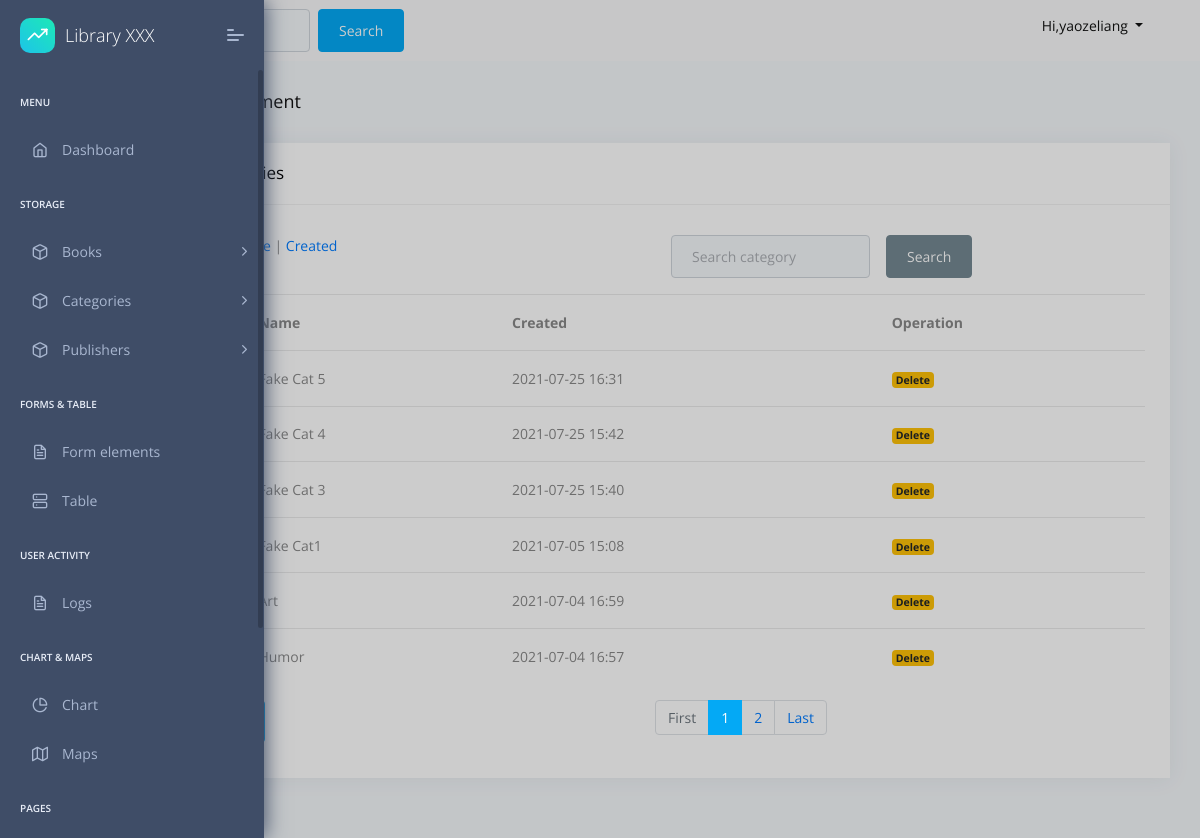
The app's page /book/category-list (signed in) with its own data.
### book/models.py (models this page shows, shortened)
class Category(models.Model):
    name = models.CharField(max_length=50, blank=True)
    created = models.DateTimeField(default=timezone.now)

### book/views.py (the view)
# urls.py: path('category-list',CategoryListView.as_view(),name="category_list"),
class CategoryListView(LoginRequiredMixin,ListView):
    login_url = 'login'
    model=Category
    context_object_name = 'categories'
    template_name = 'book/category_list.html'
    count_total = 0
    search_value = ''
    order_field="-created"
    def get_queryset(self):
        search =self.request.GET.get("search")
        order_by=self.request.GET.get("orderby")
        if order_by:
            all_categories = Category.objects.all().order_by(order_by)
            self.order_field=order_by
        else:
            all_categories = Category.objects.all().order_by(self.order_field)
        if search:
            all_categories = all_categories.filter(
                Q(name__icontains=search)
            )
        else:
            search = ''
        self.search_value=search
        self.count_total = all_categories.count()
        paginator = Paginator(all_categories, 6)
        page = self.request.GET.get('page')
        categories = paginator.get_page(page)
        return categories
    def get_context_data(self, *args, **kwargs):
        context = super(CategoryListView, self).get_context_data(*args, **kwargs)
        context['count_total'] = self.count_total
        context['search'] = self.search_value
        return context

### templates/book/category_list.html (shortened to what this page needs)
{% extends "layouts/base.html" %}
{% block content %}
<div class="pcoded-content">
    <div class="pcoded-inner-content">
        <div class="page-header">
            <div class="page-block">
                <div class="row align-items-center">
                    <div class="col-md-12">
                        <div class="page-header-title">
                            <h5 class="m-b-10">Category Management</h5>
                        </div>
                    </div>
                </div>
            </div>
        </div>
        <br>
        <div class="main-body">
            <div class="page-wrapper">
                <div class="row">
                    <div class="col-xl-12">
                        <div class="card">
                            <div class="card-header">
                                <h5>Total {{count_total}} categories</h5>
                            </div>
                            <div class="card-block ">
                                <div class='row'>
                                    <div class="col-6">
                                        <b>Sort By : - </b>
                                        <a href="{% url 'category_list' %}?search={{search}}&orderby=id">Id</a>  |
                                        <a href="{% url 'category_list' %}?search={{ search }}&orderby=name">Name</a> |
                                        <a href="{% url 'category_list' %}?search={{ search }}&orderby=created">Created</a>
                                    </div>
                                    <div class="col-6">
                                        <form class="form-inline mb-2">
                                            <div class="form-group mx-sm-3 mb-2">
                                                <input type="text"
                                                       class="form-control"
                                                       name="search",
                                                       id='search',
                                                       placeholder="Search category",
                                                       value={{search}}
                                                       >
                                            </div>
                                            <button type="submit" class="btn btn-secondary mb-2 btn-sm">Search</button>
                                        </form>
                                    </div>
                                </div>
                                <div class="table-responsive table-hover">
                                    <table class="table">
                                        <thead>
                                            <tr>
                                                <th>id</th>
                                                <th>Name</th>
                                                <th>Created</th>
                                                <th>Operation</th>
                                            </tr>
                                        </thead>
                                        <tbody>
                                            {% for cat in categories %}
                                            <tr>
                                                <th scope="row">{{cat.id}}</th>
                                                <td>{{cat.name}}</td>
                                                <td>{{ cat.created|date:"Y-m-d H:i" }}  </td>
                                                <td><a href="{% url 'category_delete' cat.pk %}" class="badge badge-warning">Delete</a></td>
                                            </tr>
                                            {% endfor %}
                                        </tbody>
                                    </table>
                                </div>
                                <div class="row">
                                    <div class='col-6'>
                                        <a href="{% url 'category_create' %}" class='btn btn-primary'>Add Category</a>
                                    </div>
                                    <div class='col-6'>
                                        <ul class="pagination m-auto">
                                          {% if categories.has_previous %}
                                          <li class="page-item "><a href="?page=1&orderby={{ order }}&search={{ search }}"><span class="page-link">First</span></a></li>
                                          <li class="page-item"><a class="page-link" href="?page={{ categories.previous_page_number }}&orderby={{ order }}&search={{ search }}">{{ categories.previous_page_number }}</a></li>
                                          <li class="page-item active"><a class="page-link" href=""> {{ categories.number }}</a></li>
                                          {% else %}
                                          <li class="page-item disabled"><a href="?page=1&orderby={{ order }}&search={{ search }}"><span class="page-link">First</span></a></li>
                                          <li class="page-item active"><a class="page-link" href=""> {{ categories.number }}</a></li>
                                          {% endif %}
                                          {% if categories.has_next %}
                                          <li class="page-item"><a class="page-link" href="?page={{ categories.next_page_number }}&orderby={{ order }}&search={{ search }}">{{ categories.next_page_number }}</a></li>
                                          <li class="page-item"><a class="page-link" href="?page={{ categories.paginator.num_pages }}&orderby={{ order }}&search={{ search }}">Last</a></li>
                                          {% else %}
                                          <li class="page-item disabled"><a href=""><span class="page-link">End</span></a></li>
                                          {% endif %}
                                        </ul>
                                    </div>
                                </div>
                            </div>
                        </div>
                    </div>
                </div>
            </div>
        </div>
    </div>
</div>
{% endblock content %}

### templates/includes/navigation.html (shortened to what this page needs)
<nav class="navbar navbar-light bg-light  justify-content-between">
        <div class='col-10'>
            <form class="form-inline">
                <button class="btn btn-primary my-2 my-sm-0" type="submit">Search</button>
              </form>
        </div>
        <div class='col-2'>
            <div class="nav-item dropdown">
                <h6 class="nav-link dropdown-toggle" href="#" id="navbarDropdown"  data-toggle="dropdown" aria-haspopup="true" aria-expanded="false">
                  Hi,{{user.username}}
        </div>
</nav>

### records on screen
Category: name "Fake Cat 5", created "2021-07-25 16:31"
Category: name "Fake Cat 4", created "2021-07-25 15:42"
Category: name "Fake Cat 3", created "2021-07-25 15:40"
Category: name "Fake Cat1", created "2021-07-05 15:08"
Category: name "Art", created "2021-07-04 16:59"
Category: name "Humor", created "2021-07-04 16:57"

### other values on screen
{{ user.username }} "yaozeliang"
{{ categories.number }} "1"
{{ categories.next_page_number }} "2"
